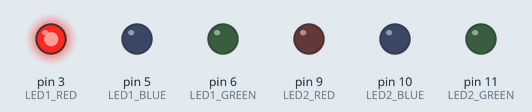
Simulated run of this sketch. Board: Arduino Uno, built with avr-gcc and run on an emulated ATmega328P. Parts: output pins drawn as LEDs (lit = HIGH).

Above: at 0.5 s.
At 1.5 s:
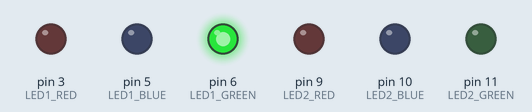
At 2.5 s:
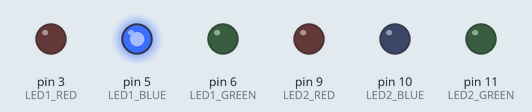
At 3.5 s:
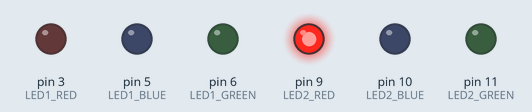
At 4.5 s:
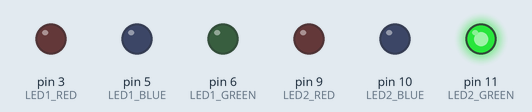
At 8.0 s:
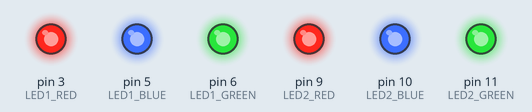
Timing chart, 0 to 11.7 s (numbered marks = the images above):
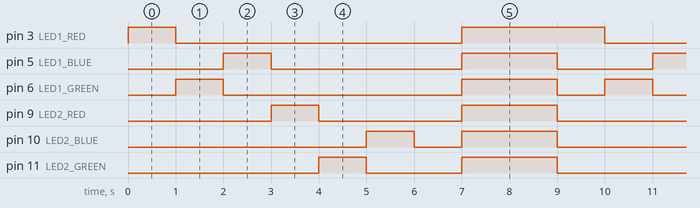

The sketch:

XFSp_ka_functest.ino
```cpp
// (licence header left out)
// pins for LED 1
int LED1_RED = 3;
int LED1_BLUE = 5;
int LED1_GREEN = 6;

// pins for LED 2
int LED2_RED = 9;
int LED2_BLUE = 10;
int LED2_GREEN = 11;

void setup() {
  // initialize the LED 1 pins
  pinMode(LED1_RED, OUTPUT);
  pinMode(LED1_GREEN, OUTPUT);
  pinMode(LED1_BLUE, OUTPUT);

  // initialize the LED 2 pins
  pinMode(LED2_RED, OUTPUT);
  pinMode(LED2_GREEN, OUTPUT);
  pinMode(LED2_BLUE, OUTPUT);

}

void loop() {

  analogWrite(LED1_RED, 255);
  delay(1000);
  analogWrite(LED1_RED, 0);

  analogWrite(LED1_GREEN, 255);
  delay(1000);
  analogWrite(LED1_GREEN, 0);

  analogWrite(LED1_BLUE, 255);
  delay(1000);
  analogWrite(LED1_BLUE, 0);


  analogWrite(LED2_RED, 255);
  delay(1000);
  analogWrite(LED2_RED, 0);

  analogWrite(LED2_GREEN, 255);
  delay(1000);
  analogWrite(LED2_GREEN, 0);

  analogWrite(LED2_BLUE, 255);
  delay(1000);
  analogWrite(LED2_BLUE, 0);

  delay(1000);
  analogWrite(LED1_RED, 255);
  analogWrite(LED1_GREEN, 255);
  analogWrite(LED1_BLUE, 255);
  analogWrite(LED2_RED, 255);
  analogWrite(LED2_GREEN, 255);
  analogWrite(LED2_BLUE, 255);

  delay(2000);
  analogWrite(LED1_RED, 0);
  analogWrite(LED1_GREEN, 0);
  analogWrite(LED1_BLUE, 0);
  analogWrite(LED2_RED, 0);
  analogWrite(LED2_GREEN, 0);
  analogWrite(LED2_BLUE, 0);
}
```

Measured:
- by itself, pin 3 (LED1_RED): repeats every 9.0 s: LOW 6.0 s, HIGH 3.0 s
- by itself, pin 5 (LED1_BLUE): repeats every 9.0 s: LOW 4.0 s, HIGH 2.0 s, LOW 2.0 s, HIGH 1.0 s
- by itself, pin 6 (LED1_GREEN): repeats every 9.0 s: LOW 5.0 s, HIGH 2.0 s, LOW 1.0 s, HIGH 1.0 s
- by itself, pin 9 (LED2_RED): repeats every 9.0 s: LOW 3.0 s, HIGH 2.0 s, LOW 3.0 s, HIGH 1.0 s
- by itself, pin 10 (LED2_BLUE): repeats every 9.0 s: LOW 1.0 s, HIGH 2.0 s, LOW 5.0 s, HIGH 1.0 s
- by itself, pin 11 (LED2_GREEN): repeats every 9.0 s: LOW 2.0 s, HIGH 2.0 s, LOW 4.0 s, HIGH 1.0 s
